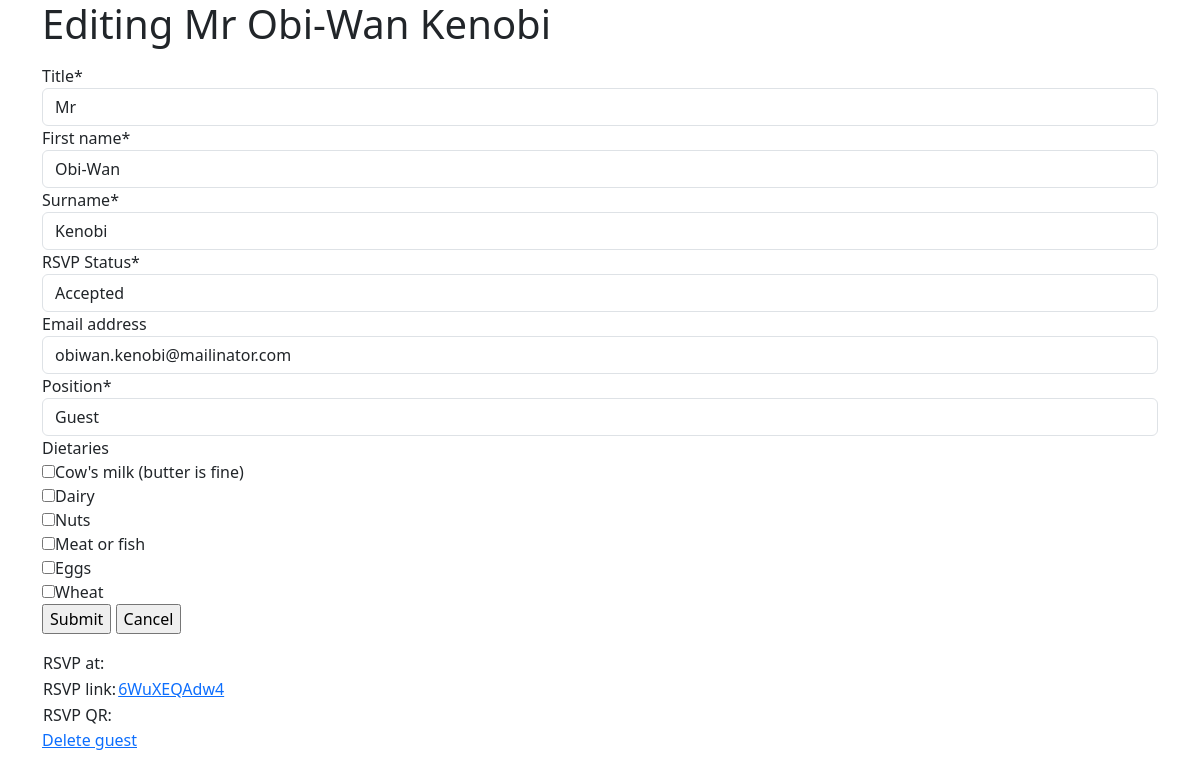
The page /guests/785/update/ (signed in) on the database as committed earlier.
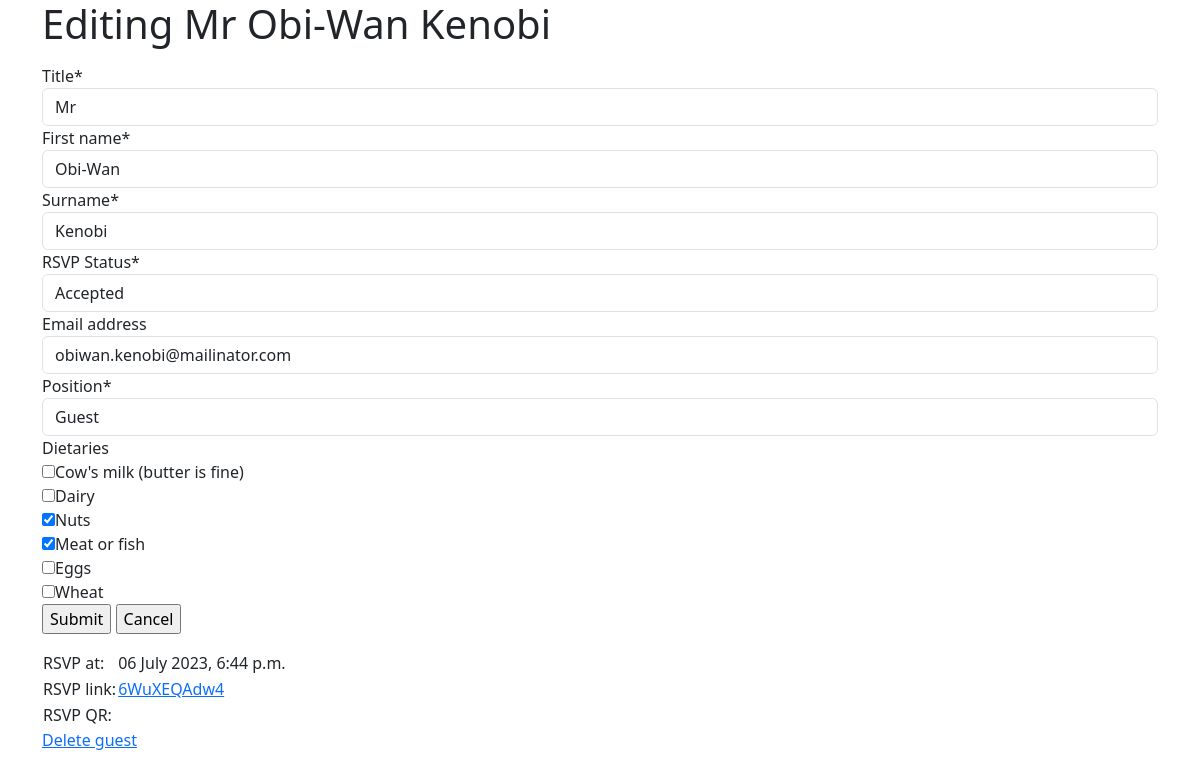
The same page on the database as committed later.
### weddingwrangle/models.py (models this page shows, shortened)
class Guest(models.Model):
    first_name = models.CharField(max_length=30)
    surname = models.CharField(max_length=30)
    email_address = models.CharField(max_length=50, blank=True)
    rsvp_link = models.CharField(max_length=15, verbose_name="RSVP Link")
    rsvp_qr = models.BinaryField(
        null=True, blank=True, editable=False, verbose_name="RSVP QR"
    )
    title = models.ForeignKey(Title, on_delete=models.CASCADE, related_name="guest")
    position = models.ForeignKey(
        Position, on_delete=models.CASCADE, related_name="guest"
    )
    rsvp_status = models.ForeignKey(
        RSVPStatus,
        on_delete=models.CASCADE,
        related_name="guest",
        verbose_name="RSVP Status",
    )
    partner = models.ForeignKey(
        "self",
        on_delete=models.SET_NULL,
        null=True,
        blank=True,
    )
    dietaries = models.ManyToManyField(Dietary, related_name="guest", blank=True)
    emails = models.ManyToManyField(Email, related_name="guest", blank=True)
    audiences = models.ManyToManyField(Audience, related_name="guest", blank=True)
    created_at = models.DateTimeField(auto_now_add=True)
    updated_at = models.DateTimeField(auto_now=True)
    rsvp_at = models.DateTimeField(blank=True, null=True)

### weddingwrangle/views.py (the view)
class GuestUpdate(LoginRequiredMixin, UpdateView):
    model = Guest
    form_class = GuestForm
    success_url = reverse_lazy("guest_list")
    template_name_suffix = "_update"
    def get_context_data(self, **kwargs):
        context = super().get_context_data(**kwargs)
        rsvp_link = self.get_object().rsvp_link
        context["qr_url"] = self.request.build_absolute_uri(
            reverse("rsvp", args=[rsvp_link])
        )
        return context

### weddingwrangle/forms.py (shortened to what this page needs)
class GuestForm(forms.ModelForm):
    class Meta:
        model = Guest
        fields = [
            "title",
            "first_name",
            "surname",
            "rsvp_status",
            "email_address",
            "position",
            "dietaries",
        ]
        widgets = {"dietaries": forms.CheckboxSelectMultiple}

### weddingwrangle/models.py (called while the page is built)
    def __str__(self):
        return self.name

    def __str__(self):
        return self.name

    def __str__(self):
        return self.name

    def __str__(self):
        return self.name

### weddingwrangle/templates/weddingwrangle/guest_update.html (shortened to what this page needs)
{% extends "base_bootstrap.html" %}
{% load crispy_forms_tags %}
{% load qr_code %}
{% block content %}
  <h1> Editing {{ guest.title }} {{ guest.first_name }} {{ guest.surname }} </h1>
  <p>
    <form action="" method="post" id="guest_form" enctype="multipart/form-data">
      {{ form|crispy }}
        <input type="submit" value="Submit">
        <input type="submit" value="Cancel"
           onclick="window.location.href='{% url 'guest_list' %}';return false;">
    </form>
  </p>
    <table>
      <tr>
        <td>
          RSVP at:
        </td>
        <td>
          {{ guest.rsvp_at|date:"d F Y, P" }}
        </td>
      </tr>
      <tr>
        <td>
          RSVP link:
        </td>
        <td>
          <a href={% url 'rsvp' guest.rsvp_link %}>{{ guest.rsvp_link }}</a>
        </td>
      </tr>
      <tr>
        <td>
          RSVP QR:
        </td>
        <td>
        </td>
      </tr>
    </table>
  <p>
   <a href={% url 'guest_delete' guest.id %}>Delete guest</a>
  </p>
{% endblock %}

Rows that differ between the two databases and show on the page:
changed Guest "6WuXEQAdw4": rsvp_at (not shown) → "06 July 2023, 6:44 p.m."
Other text that changed with them:
form field dietaries: "☐ ☐ ☐ ☐ ☐ ☐" → "☐ ☐ ☑ ☑ ☐ ☐"
